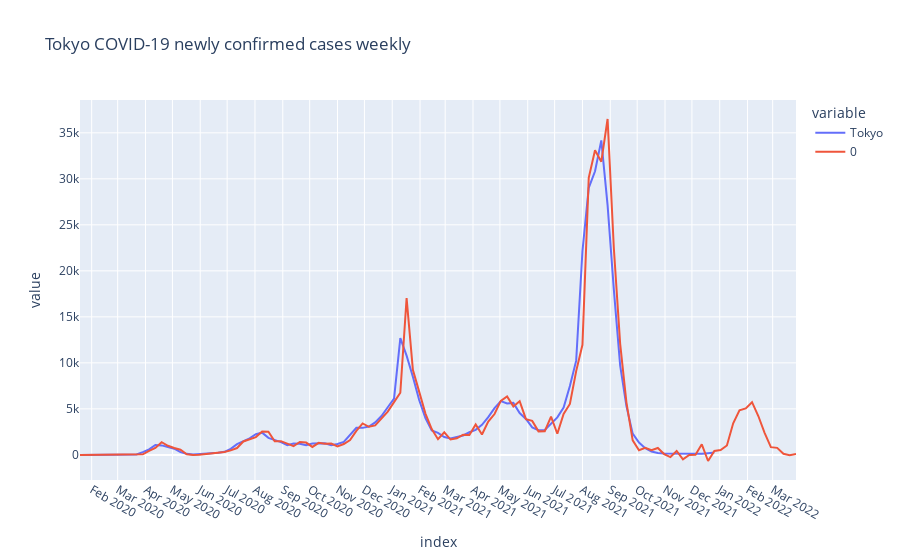

Notebook code cell kept with this figure:
### Code cell
ts_forecast = result_tokyo.predict(start=df_gr.index[0], end=df_gr.index[-1]+relativedelta(months=3))
temp_df = df_gr.Tokyo.to_frame()
temp_df = pd.concat([temp_df, ts_forecast])

fig = px.line(temp_df, title='Tokyo COVID-19 newly confirmed cases weekly')
fig.update_layout({
    'xaxis': {
        'dtick': 'M1'
    }
})
fig.show()

### Figure 1 — Plotly figure (JSON) as saved in the notebook; plotly's stock layout.template omitted (floating-point values rounded to 4 significant figures; data arrays with more than 128 entries replaced by an {"elided": "..."} marker saying what was removed)
{"data": [{"hovertemplate": "variable=Tokyo<br>index=%{x}<br>value=%{y}<extra></extra>", "legendgroup": "Tokyo", "line": {"color": "#636efa", "dash": "solid"}, "marker": {"symbol": "circle"}, "mode": "lines", "name": "Tokyo", "orientation": "v", "showlegend": true, "type": "scatter", "x": {"elided": "217 str values"}, "xaxis": "x", "y": {"elided": "217 int values"}, "yaxis": "y"}, {"hovertemplate": "variable=0<br>index=%{x}<br>value=%{y}<extra></extra>", "legendgroup": "0", "line": {"color": "#EF553B", "dash": "solid"}, "marker": {"symbol": "circle"}, "mode": "lines", "name": "0", "orientation": "v", "showlegend": true, "type": "scatter", "x": {"elided": "217 str values"}, "xaxis": "x", "y": {"elided": "217 float values"}, "yaxis": "y"}], "layout": {"autosize": true, "legend": {"title": {"text": "variable"}, "tracegroupgap": 0}, "title": {"text": "Tokyo COVID-19 newly confirmed cases weekly"}, "xaxis": {"anchor": "y", "autorange": true, "domain": [0, 1], "dtick": "M1", "range": ["2020-01-19", "2022-03-27"], "title": {"text": "index"}, "type": "date"}, "yaxis": {"anchor": "x", "autorange": true, "domain": [0, 1], "range": [-2730.0, 38570.0], "title": {"text": "value"}, "type": "linear"}}}
